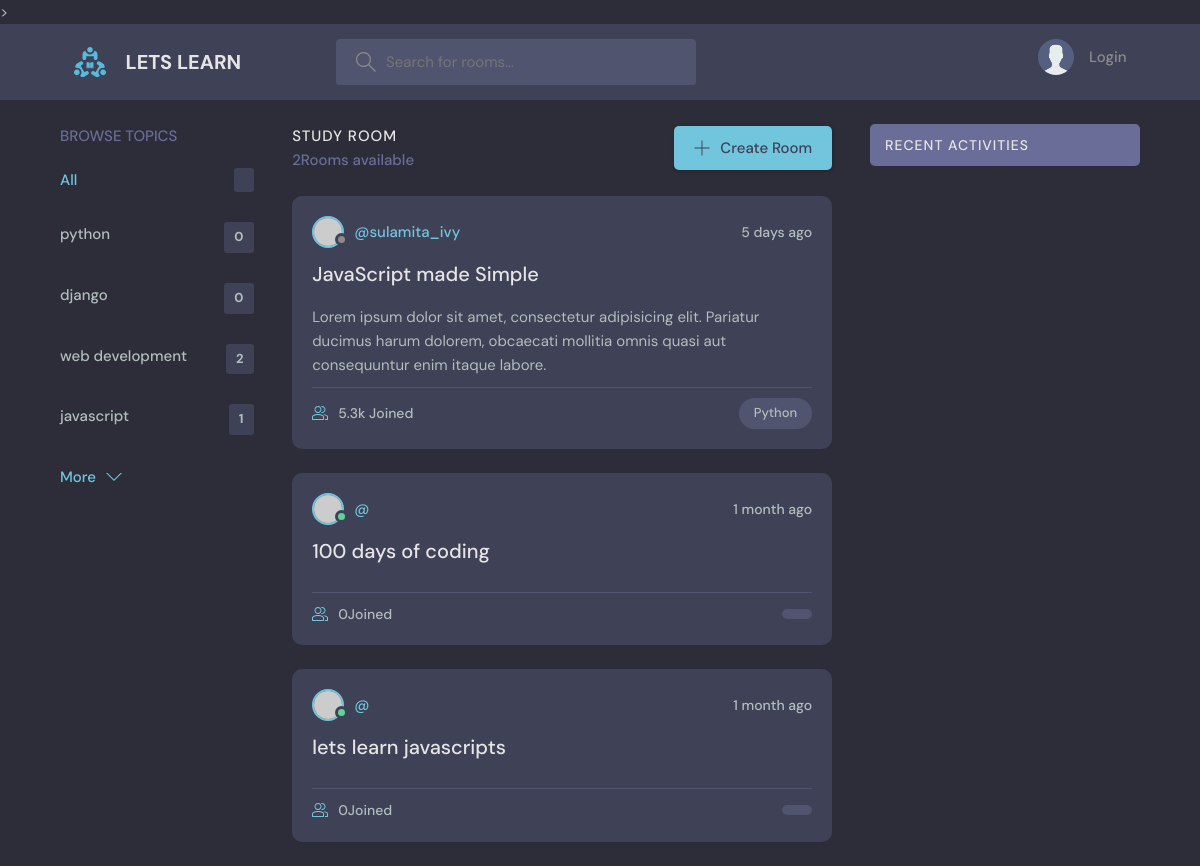
/?q=django, run on the app's committed database.
### base/models.py (models this page shows, shortened)
class Topic(models.Model):
    name = models.CharField(max_length=200)

class Room(models.Model):
    host = topic =models.ForeignKey(User, on_delete=models.SET_NULL, null = True)
    topic = models.ForeignKey(Topic, on_delete=models.SET_NULL, null = True)
    name = models.CharField(max_length=200)
    description = models.TextField(null=True, blank=True)
    participants =models.ManyToManyField(User, related_name='participants', blank= True)
    updated = models.DateTimeField(auto_now=True)
    created = models.DateTimeField(auto_now_add=True)
    class Meta:
         ordering = ['-updated', '-created']

### base/views.py (the view)
# urls.py: path('', views.home, name='home'),
def home(request,):
    q = request.GET.get('q') if request.GET.get('q') != None else ""
    rooms = Room.objects.filter(
        Q(topic__name__icontains=q)|
        Q(name__icontains=q) |
        Q(description__icontains=q)
        )
    topic = Topic.objects.all()
    room_count = rooms.count()
    room_messages = Message.objects.filter(Q(room__topic__name__icontains=q))
    context = {'rooms': rooms, 'topics': topic, 'room_count': room_count,
               'room_messages': room_messages}
    return render(request, 'base/home.html', context)

### base/templates/base/home.html (shortened to what this page needs)
{% extends 'main.html'%}
{% block content %}
    <main class="layout layout--3">
      <div class="container">
        {% include 'base/topics_component.html'%}
        <div class="roomList">
          <div class="roomList__header">
            <div>
              <h2>Study Room</h2>
              <p>{{ room_count }}Rooms available</p>
            </div>
            <a class="btn btn--main" href="create-room.html">
              <svg version="1.1" xmlns="http://www.w3.org/2000/svg" width="32" height="32" viewBox="0 0 32 32">
                <title>add</title>
                <path
                  d="M16.943 0.943h-1.885v14.115h-14.115v1.885h14.115v14.115h1.885v-14.115h14.115v-1.885h-14.115v-14.115z"
                ></path>
              </svg>
              Create Room
            </a>
          </div>
          <div class="roomListRoom">
            <div class="roomListRoom__header">
              <a href="profile.html" class="roomListRoom__author">
                <div class="avatar avatar--small">
                  <img src="https://randomuser.me/api/portraits/women/11.jpg" />
                </div>
                <span>@sulamita_ivy</span>
              </a>
              <div class="roomListRoom__actions">
                <span>5 days ago</span>
              </div>
            </div>
            <div class="roomListRoom__content">
              <a href="room.html">JavaScript made Simple</a>
              <p>
                Lorem ipsum dolor sit amet, consectetur adipisicing elit. Pariatur ducimus harum dolorem, obcaecati
                mollitia omnis quasi aut consequuntur enim itaque labore.
              </p>
            </div>
            <div class="roomListRoom__meta">
              <a href="room.html" class="roomListRoom__joined">
                5.3k Joined
              </a>
              <p class="roomListRoom__topic">Python</p>
            </div>
          </div>
            {% include 'base/feed_component.html' %}
        </div>
        {% include 'base/activity_component.html' %}
      </div>
    </main>
    {% endblock %}

### base/templates/base/topics_component.html
<div class="topics">
          <div class="topics__header">
            <h2>Browse Topics</h2>
          </div>
          <ul class="topics__list">
            <li>
              <a href="{% url 'home'%}" class="active">All <span>{{topic.count}}</span></a>
            </li>
            {% for topic in topics %}
            <li>
              <a href="{% url 'home' %}?q={{topic.name}}">{{ topic.name }}<span>{{topic.room_set.all.count}}</span></a>
            </li>
            {% endfor %}
          </ul>
          <a class="btn btn--link" href="topics.html">
            More
            <svg version="1.1" xmlns="http://www.w3.org/2000/svg" width="32" height="32" viewBox="0 0 32 32">
              <title>chevron-down</title>
              <path d="M16 21l-13-13h-3l16 16 16-16h-3l-13 13z"></path>
            </svg>
          </a>
        </div>

### base/templates/base/feed_component.html (shortened to what this page needs)
{% for room in rooms %}
<div class="roomListRoom">
    <div class="roomListRoom__header">
      <a href="[% url 'user-profile' room.host.id %]" class="roomListRoom__author">
        <div class="avatar avatar--small active">
          <img src="https://randomuser.me/api/portraits/men/11.jpg" />
        </div>
        <span>@{{room.host.username}}</span>
      </a>
      <div class="roomListRoom__actions">
        <span>{{room.created|timesince}} ago</span>
      </div>
    </div>
    <div class="roomListRoom__content">
      <a href="{% url 'room' room.id %}">{{room.name}}</a>
    </div>
    <div class="roomListRoom__meta">
      <a href="{% url 'room' room.id %}" class="roomListRoom__joined">
        {{room.participants.all.count}}Joined
      </a>
      <p class="roomListRoom__topic">{{room.topic.name}}</p>
    </div>
  </div>
  {% endfor %}

### static/styles/style.css (style rules this page uses)
:root { --color-main: #71c6dd; --color-main-light: #e1f6fb; --color-dark: #3f4156; --color-dark-medium: #51546e; --color-dark-light: #696d97; --color-light: #e5e5e5; --color-gray: #8b8b8b; --color-light-gray: #b2bdbd; --color-bg: #2d2d39; --color-success: #5dd693; --color-error: #fc4b0b; }
* { font-family: "DM Sans", -apple-system, BlinkMacSystemFont, "Segoe UI", Roboto, Oxygen, Ubuntu, Cantarell, "Open Sans", "Helvetica Neue", sans-serif; margin: 0; padding: 0; box-sizing: border-box; text-rendering: optimizeLegibility; font-size: inherit; }
html { font-size: 56.25%; }
@media only screen and (min-width: 1200px) { html { font-size: 62.5%; } }
body { line-height: 1.6; font-weight: 400; font-size: 1.5rem; color: var(--color-light-gray); background-color: var(--color-bg); min-height: 100vh; }
img { width: 100%; }
a { display: inline-block; color: var(--color-main); text-decoration: none; }
.container { max-width: 120rem; width: 90%; margin: auto; }
.btn { background-color: transparent; border: none; display: inline-flex; align-items: center; gap: 1rem; cursor: pointer; transition: all ease-in-out 0.3s; padding: 1rem 2rem; border-radius: 5px; box-shadow: 1px 1px 3px 1px rgba(0, 0, 0, 0.15); font-weight: 500; }
.btn--link { border-radius: 0; padding: 0; color: var(--color-main); box-shadow: none; }
.btn--main { background-color: var(--color-main); color: var(--color-dark); }
.btn > svg { fill: currentColor; width: 1.6rem; height: 1.6rem; }
.avatar { position: relative; display: inline-block; border-radius: 50%; border: 2px solid var(--color-main); }
.avatar img { display: block; border-radius: 50%; object-fit: cover; object-position: center; }
.avatar::after { content: ""; display: block; position: absolute; background-color: var(--color-gray); z-index: 111; border-radius: 50%; border: 0.3rem solid var(--color-dark); }
.avatar.active::after { background-color: var(--color-success); }
.avatar.avatar--small img { width: 2.8rem; height: 2.8rem; }
.avatar.avatar--small:after { width: 0.7rem; height: 0.7rem; bottom: 0px; right: -6px; }
.layout { margin-top: 2.4rem; }
.layout > .container { display: flex; justify-content: space-between; align-items: flex-start; }
.layout--3 > .container > div:first-child { flex-basis: 18%; max-width: 22.5rem; }
.layout--3 > .container > div:nth-child(2) { flex-basis: 50%; }
.topics__header { margin-bottom: 2rem; }
.topics__header h2 { text-transform: uppercase; font-weight: 500; color: var(--color-dark-light); }
.topics__list { list-style: none; }
.topics__list li a { display: flex; justify-content: space-between; margin-bottom: 3rem; font-weight: 500; color: var(--color-light-gray); transition: all 0.3s ease-in-out; }
.topics__list li a.active, .topics__list li a:hover { color: var(--color-main); }
.topics__list li a span { padding: 0.5rem 1rem; background-color: var(--color-dark); border-radius: 3px; font-size: 1.3rem; font-weight: 700; letter-spacing: 1px; }
.roomList__header { display: flex; justify-content: space-between; align-items: center; margin-bottom: 2.4rem; }
.roomList__header h2 { text-transform: uppercase; font-weight: 500; color: var(--color-light); letter-spacing: 1px; }
.roomList__header p { font-weight: 500; color: var(--color-dark-light); }
.roomListRoom { margin-bottom: 2.4rem; background-color: var(--color-dark); border-radius: 1rem; padding: 2rem; }
.roomListRoom__header { display: flex; justify-content: space-between; align-items: center; }
.roomListRoom__author { font-weight: 500; display: flex; align-items: center; gap: 1rem; }
.roomListRoom__actions { display: flex; align-items: flex-start; gap: 1rem; position: relative; }
.roomListRoom__actions span { font-size: 1.4rem; font-weight: 500; }
.roomListRoom__content { margin: 1rem 0; }
.roomListRoom__content a { font-size: 2rem; font-weight: 500; margin-bottom: 1.5rem; color: var(--color-light); transition: all 0.3s ease-in-out; }
.roomListRoom__meta { border-top: 1px solid var(--color-dark-medium); padding-top: 1rem; display: flex; align-items: center; justify-content: space-between; }
.roomListRoom__joined { color: var(--color-light-gray); display: flex; align-items: center; gap: 1rem; font-size: 1.4rem; font-weight: 500; }
.roomListRoom__joined svg { fill: var(--color-main); width: 1.6rem; height: 1.6rem; }
.roomListRoom__topic { padding: 5px 1.5rem; background-color: var(--color-dark-medium); border-radius: 5rem; font-weight: 500; font-size: 1.3rem; }

### data on the page
Topic: name "python", room_set.all.count "0"
Topic: name "django", room_set.all.count "0"
Topic: name "web development", room_set.all.count "2"
Topic: name "javascript", room_set.all.count "1"
Room: created "1 month", name "100 days of coding", participants.all.count "0"
Room: created "1 month", name "lets learn javascripts", participants.all.count "0"

### other printed values
{{ room_count }} "2"
